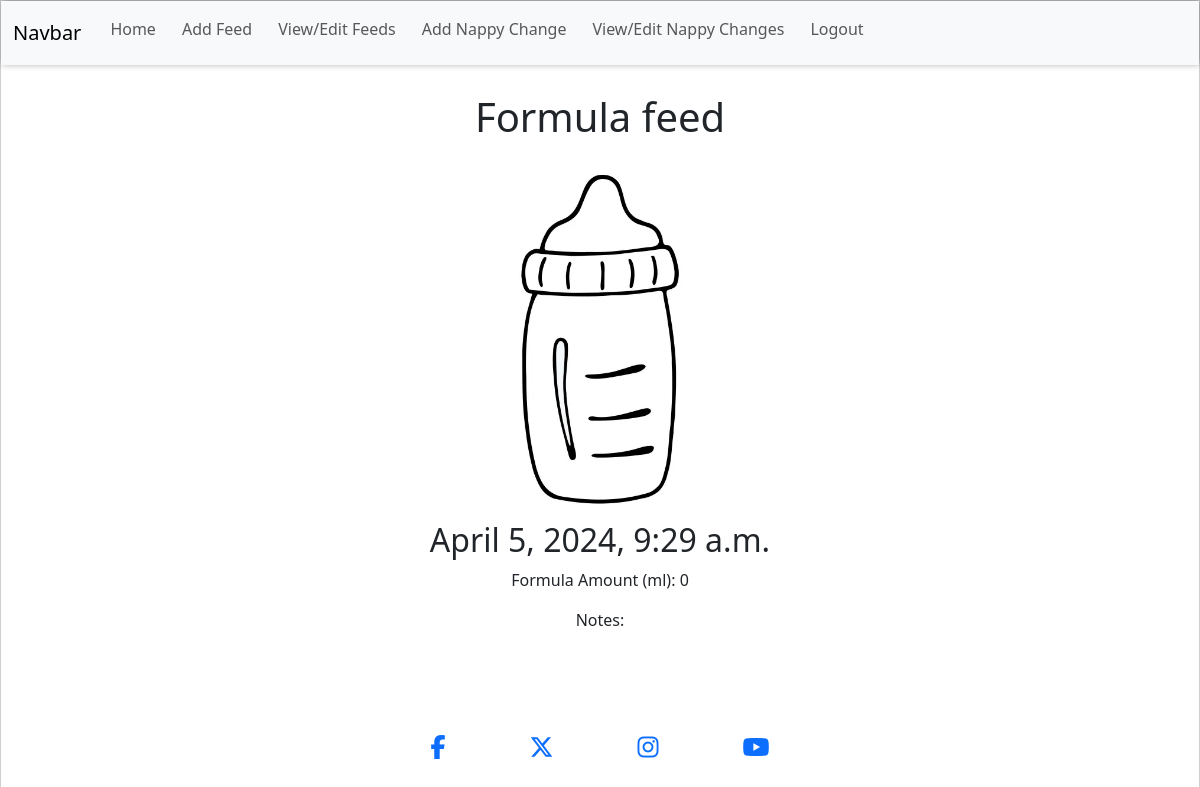
Screenshot of /feeds/3/ (signed in) with the database file from the repository.
### feeds/models.py (models this page shows, shortened)
class Feed(models.Model):
    FEED_TYPE = (
        ("formula", "Formula"),
        ("breast", "Breast"),
    )
    user = models.ForeignKey(User, on_delete=models.CASCADE, related_name="feeds_list")
    date_and_time = models.DateTimeField()
    feed_type = models.CharField(
        max_length=10, choices=FEED_TYPE, null=False, blank=False
    )
    formula_amount_ml = models.IntegerField(default=0)
    breast_feed_time_minutes = models.IntegerField(default=0)
    notes = models.CharField(max_length=200, blank=True)
    class Meta:
        ordering = ["-date_and_time"]

### feeds/views.py (the view)
# urls.py: path("<slug:pk>/", FeedDetail.as_view(), name="feed_detail"),
class FeedDetail(LoginRequiredMixin, DetailView):
    template_name = "feeds/feed_detail.html"
    model = Feed
    context_object_name = "feed"

### feeds/templates/feeds/feed_detail.html (shortened to what this page needs)
{% extends "base.html" %}
{%load static %}
{% block content %}
<div class="container">
    <div class="detail-view-info mt-3 p-1">
        <div class="detail-view-detail">
            <h1 class="detail-view-title text-center p-2 d-block">{{feed.feed_type|title}} feed</h1>
            <div class="feed-img">
                {% if feed.feed_type == "formula" %}
                    <img src="{% static 'images/baby-milk-bottle.webp' %}" alt="Baby milk bottle clipart"
                    class="bottle-feed-pic">
                {% endif %}
            </div>
            <h2 class="text-center">{{feed.date_and_time}}</h2>
            {% if feed.feed_type == "formula" %}
            <p class="detail-view-text-formula text-center">Formula Amount (ml): {{feed.formula_amount_ml}}</p>
            {% endif %}
            <p class="detail-view-text text-center">Notes: {{feed.notes}}</p>
        </div>
    </div>
</div>
{% endblock %}

### static/css/base.css (style rules this page uses)
:root { --title: 'Tilt Neon', sans-serif; --main-font: 'Hind', sans-serif; --small-box-shadow: 1px -1px 7px 0 #00000061; border: 1px solid #00000030; }
body { display: flex; flex-direction: column; min-height: 100vh; }
.detail-view-info { display: flex; flex-direction: column; justify-content: center; }
.detail-view-detail { display: flex; flex-direction: column; }
.feed-img { display: flex; justify-content: center; align-items: center; }
.bottle-feed-pic { width: 15%; margin: 1rem; }

### rows the page displays
Feed: feed_type "Formula", date_and_time "April 5, 2024, 9:29 a.m.", formula_amount_ml "0"
